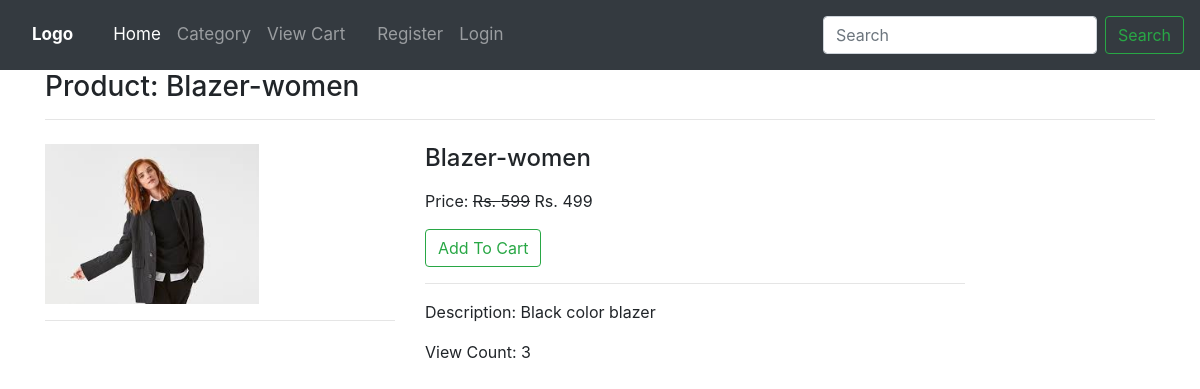
Screenshot of /product/women-blazer with the database file from the repository.
### ecomapp/models.py (models this page shows, shortened)
class Product(models.Model):
    title = models.CharField(max_length=200)
    slug = models.SlugField(unique=True)
    Category = models.ForeignKey(Category,on_delete=models.CASCADE)
    image = models.ImageField(upload_to="products")
    marked_price = models.PositiveBigIntegerField()
    selling_price = models.PositiveBigIntegerField()
    description = models.TextField()
    view_count = models.PositiveIntegerField(default=0)

### ecomapp/views.py (the view)
# urls.py: path("product/<slug:slug>", ProductDetailView.as_view() , name="productdetail"),
class ProductDetailView(TemplateView):
    template_name="productdetail.html"
    def get_context_data(self, **kwargs):
        context = super().get_context_data(**kwargs)
        url_slug = self.kwargs['slug']
        product = Product.objects.get(slug=url_slug)
        product.view_count += 1
        product.save()
        context['product'] = product
        print( 'Item was added')
        return context

### templates/productdetail.html (shortened to what this page needs)
{% extends 'base.html' %}
{% block content %}
<div class="container">
    <h3>Product: {{product.title}}</h3>
    <hr>
    <div class="row mt-4">
        <div class="col-md-4">
            <img src="{{product.image.url}}" alt="" class="image-fluid" style="height: 10em; object-fit: contain;"><hr>
            <div class="row p-4">
            </div>
        </div>
        <div class="col-md-6">
            <h4>{{product.title}}</h4>
            <p class="mt-3">Price: <strike>Rs. {{product.marked_price}}</strike> Rs. {{product.selling_price}}</p>
            <a href="{% url 'ecomapp:addtocart' product.id %}" class="btn btn-outline-success">Add To Cart</a>
            <hr>
            <p>Description: {{product.description}}</p>
            <p>View Count: {{product.view_count}}</p>
        </div>
    </div>
</div>
{% endblock %}

### rows the page displays
Product: title "Blazer-women", image (picture), marked_price "599", selling_price "499", description "Black color blazer", view_count "3"
